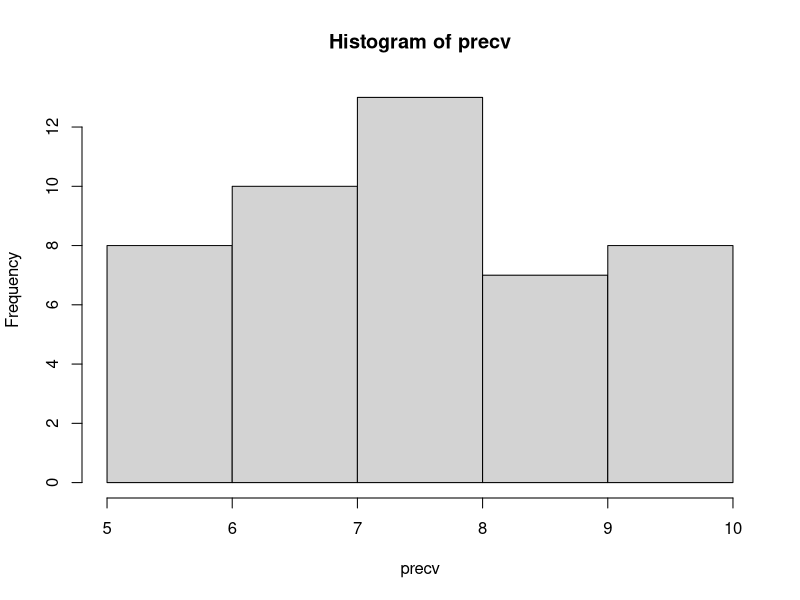
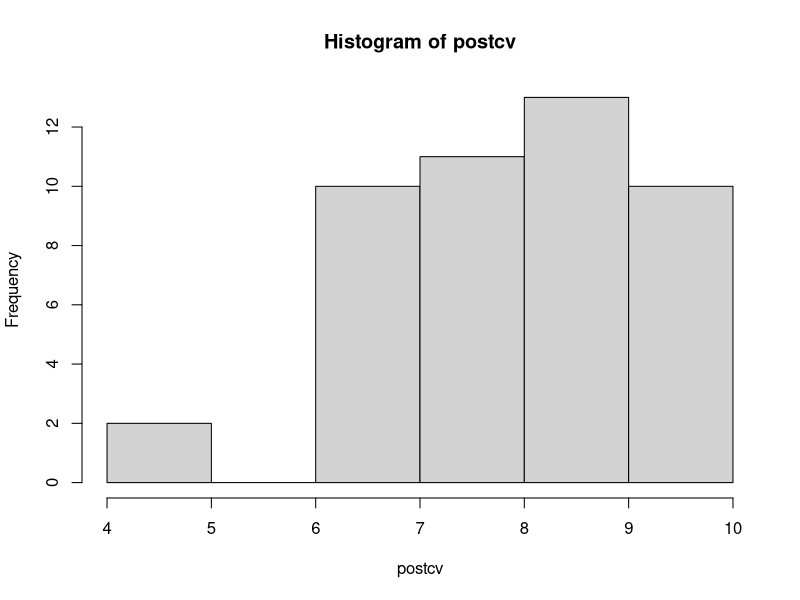
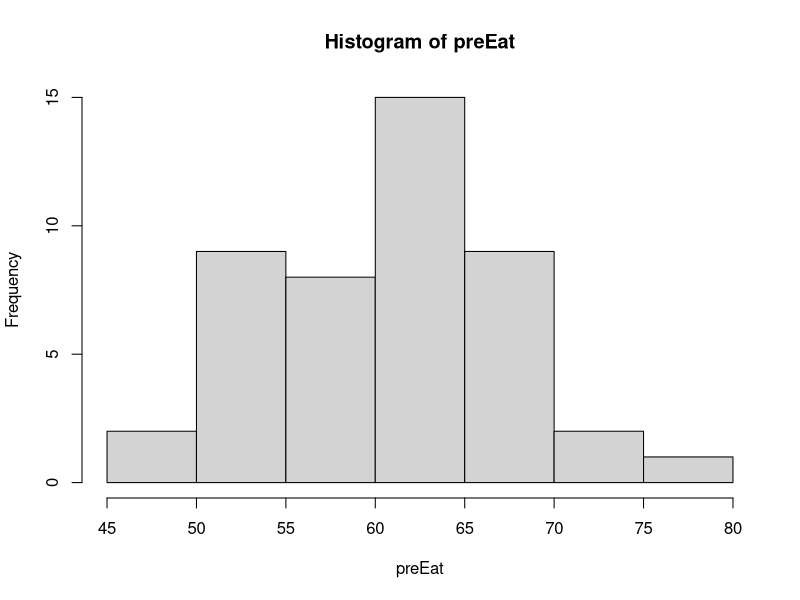
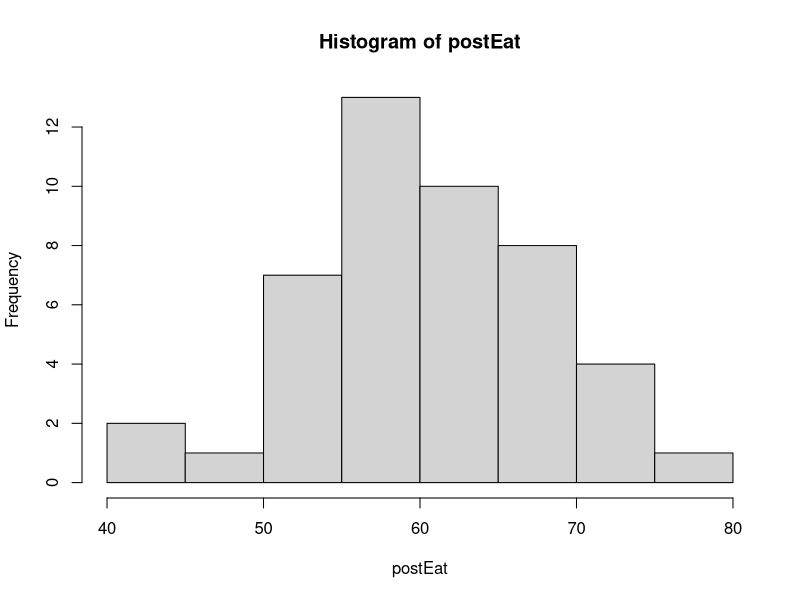
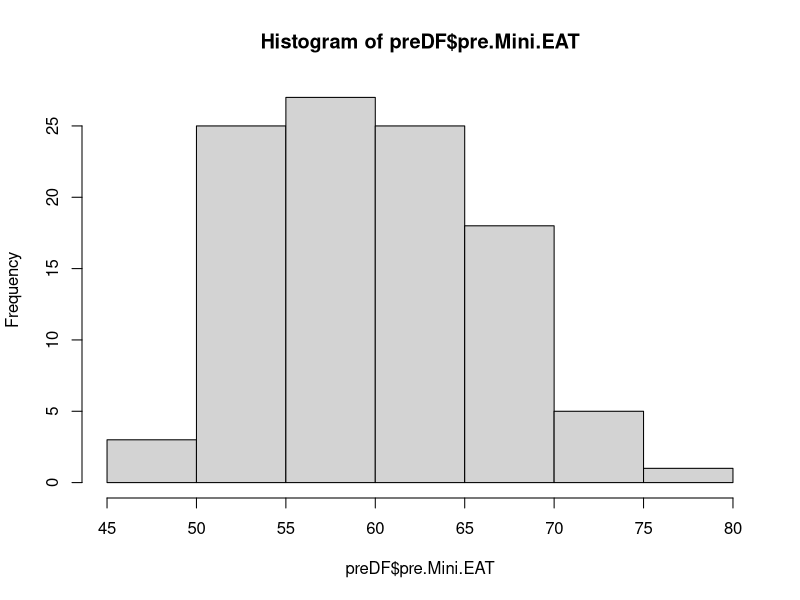
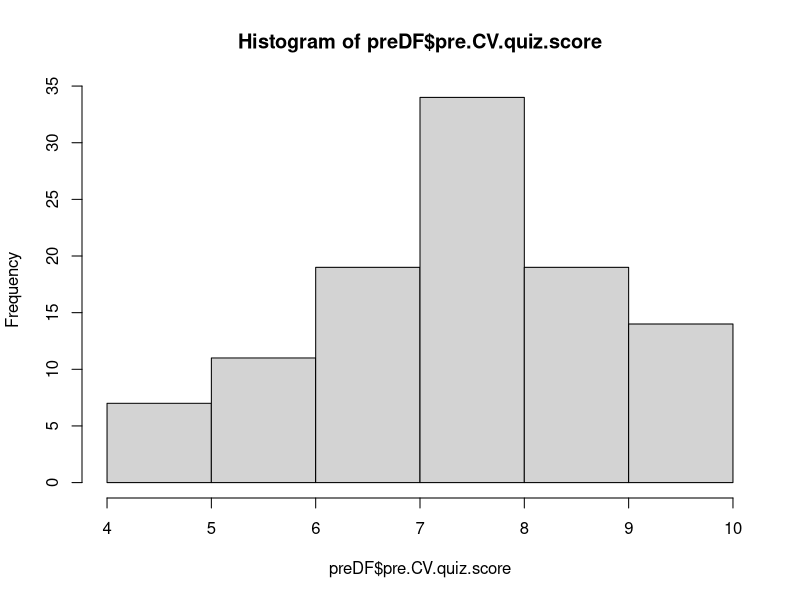
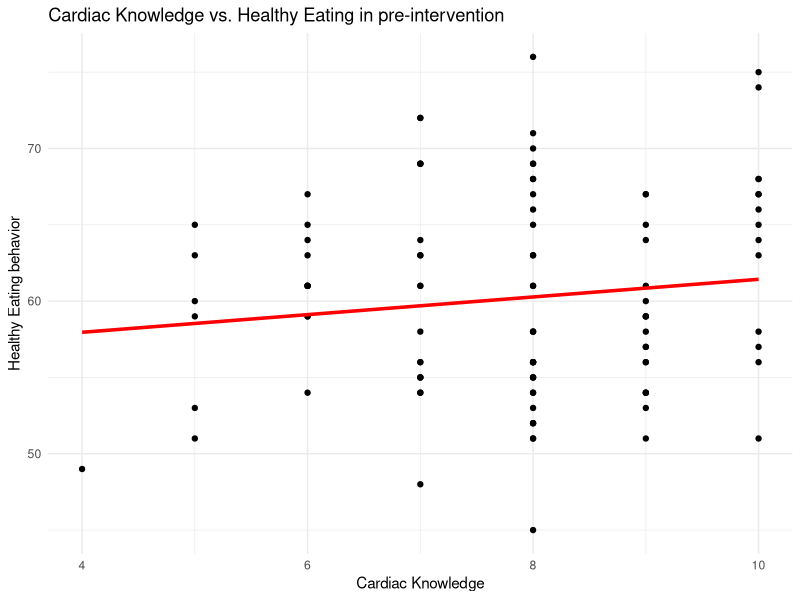
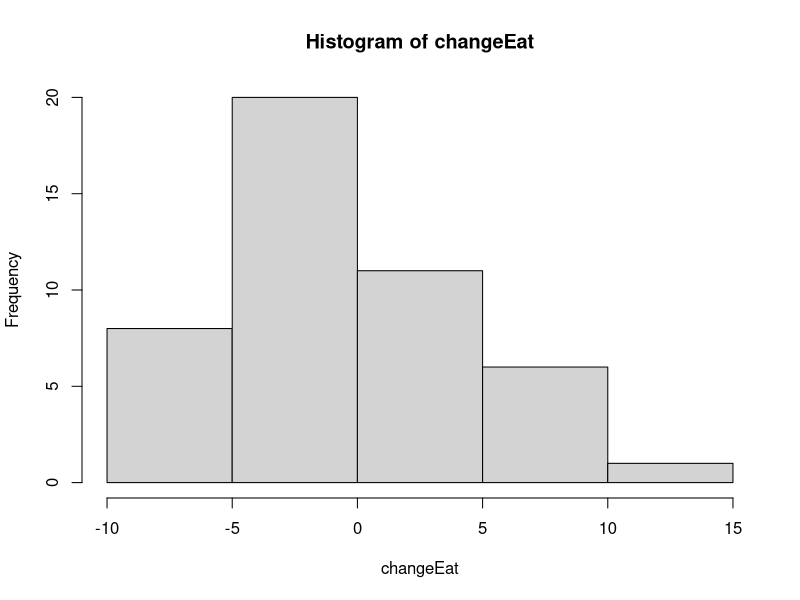

Write the R code that produced these figures, in order.
## ---- chunk 1
knitr::opts_chunk$set(echo = TRUE)
## ---- chunk 2
preDF = read.csv("yifei pre-survey.csv")
preDF$education <- replace(preDF$education, preDF$education %in% c("Grad school or higher", "Grad school or higher "), "Grad School")


prepostDF = read.csv("Yifei Pre-post survey.csv")
head(preDF)
head(prepostDF)
## ---- chunk 3
precv = prepostDF$pre.CV.quiz.score
postcv = prepostDF$Post.CV.quiz.score
hist(precv)
hist(postcv)
t.test(precv, postcv)

## ---- chunk 4
preEat = prepostDF$pre.Mini.EAT
postEat = prepostDF$Post.Mini.EAT
hist(preEat)
hist(postEat)
t.test(preEat, postEat)
## ---- chunk 5
change = postEat - preEat
t.test(change~prepostDF$sex, data = prepostDF)
## ---- chunk 6
male = prepostDF[prepostDF$sex == 'M',]
female = prepostDF[prepostDF$sex == 'F',]
print("------ Male results ------")
t.test(male$pre.Mini.EAT, male$Post.Mini.EAT)
print("------ Female results ------")
t.test(female$pre.Mini.EAT, male$Post.Mini.EAT)



## ---- chunk 7
library(car)
## ---- chunk 8
print("------- Anova results -------")
anova_model <- aov(pre.Mini.EAT~ education, data = preDF)
summary(anova_model)

print("------ Check for differences between groups ------")
TukeyHSD(anova_model)

print("-------- Check for normality -----------")

by(preDF$pre.Mini.EAT, preDF$education, shapiro.test)

print("--------- Check for constant Variance ---------")

leveneTest(pre.Mini.EAT ~ education, data = preDF)

## ---- chunk 9
change = postEat-preEat
anova_model <- aov(change ~ ethnicity, data = prepostDF)
summary(anova_model)

TukeyHSD(anova_model)

## ---- chunk 10
anova_model <- aov(pre.Mini.EAT~ethnicity, data = preDF)
summary(anova_model)
TukeyHSD(anova_model)
## ---- chunk 11
library(ggplot2)
library(dplyr)
## ---- chunk 12
hist(preDF$pre.Mini.EAT)
hist(preDF$pre.CV.quiz.score)
## ---- chunk 13

model = lm(preDF$pre.Mini.EAT~preDF$pre.CV.quiz.score)
summary(model)
anova(model)

cor.test(preDF$pre.Mini.EAT, preDF$pre.CV.quiz.score, method = "pearson", side = "greater")


plot = preDF %>% ggplot(aes(x=pre.CV.quiz.score, y= pre.Mini.EAT)) + 
  geom_point() + 
  geom_smooth(method = "lm", se = FALSE, color = "red", linewidth = 1.2) + 
  labs(
    title = "Cardiac Knowledge vs. Healthy Eating in pre-intervention",
    x = "Cardiac Knowledge",
    y = "Healthy Eating behavior"
  ) +
  theme_minimal()
plot
## ---- chunk 14
changeEat = prepostDF$Post.Mini.EAT-prepostDF$pre.Mini.EAT
changeCv = prepostDF$Post.CV.quiz.score-prepostDF$pre.CV.quiz.score
hist(changeEat)
hist(changeCv)

## ---- chunk 15
shapiro.test(changeEat)
shapiro.test(changeCv)
## ---- chunk 16
cor.test(changeCv, changeEat, method = "spearman", alternative = "greater")
## ---- chunk 17
model = lm(changeEat~changeCv)
summary(model)
anova(model)
## ---- chunk 18
changedf = data.frame(changeEat, changeCv)

plot = changedf %>% ggplot(aes(x=changeCv,y=changeEat)) + 
  geom_point() + 
  geom_smooth(method = "lm", se = FALSE, color = "red") + 
  labs(
    title = "Cardiac Knowledge vs. Healthy Eating in prepost-intervention",
    y = "Healthy Eating Behavior",
    x = "Cardiac Knowledge"
  ) +
  theme_minimal()
plot
